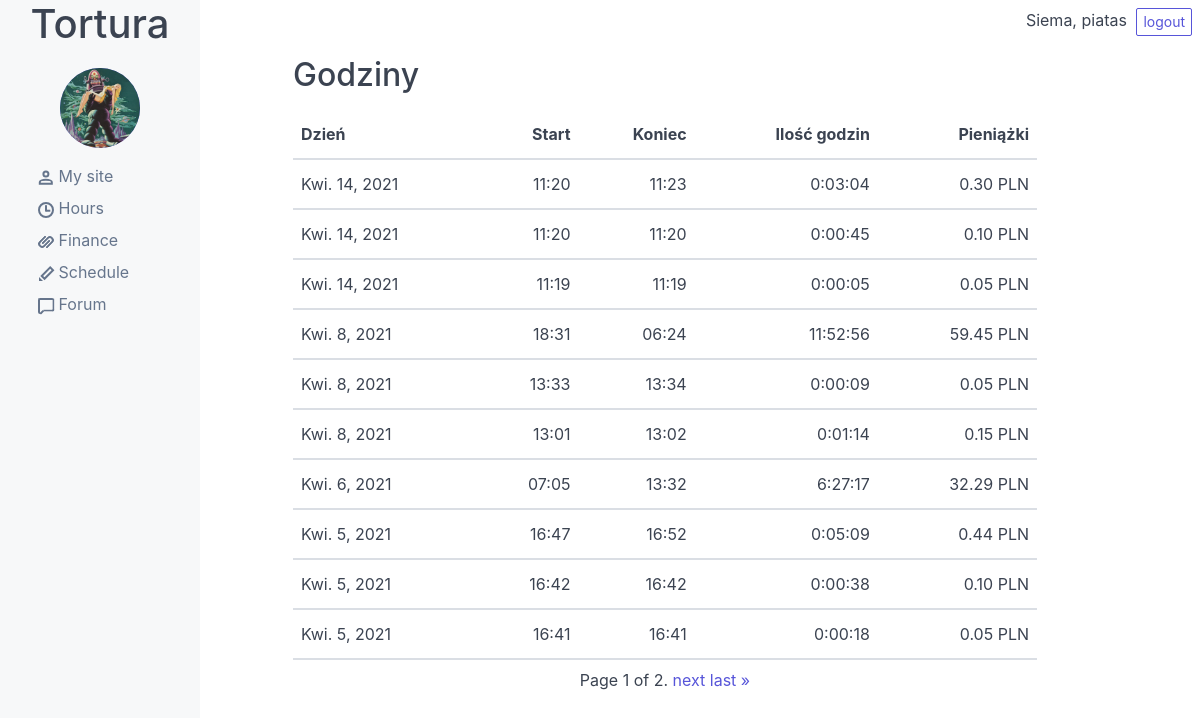
/hours/ (signed in), run on the app's committed database.
### articles/models.py (models this page shows, shortened)
class Profile(models.Model):
    user = models.OneToOneField(User, null=True, on_delete=models.CASCADE)
    image = models.ImageField(default='default.jpg', upload_to='profile_pics')
    rate = models.FloatField(null=True)
    logged = models.BooleanField(default=False)

class HoursWorked(models.Model):
    user = models.ForeignKey(User, on_delete=models.SET_NULL, null=True)
    day = models.DateField(auto_now_add=True)
    start = models.DateTimeField()
    finish = models.DateTimeField(null=True)
    salary = models.FloatField(null=True)
    objects = HoursWorkedManager()
    class Meta:
        ordering = ['-day', '-start']
    def duration(self):
        if self.finish:
            return str(self.finish - self.start).split('.')[0]
        return ''

### articles/views.py (the view)
# urls.py: path('hours/', HoursListView.as_view(), name='hours'),
class HoursListView(LoginRequiredMixin, ListView):
    template_name = 'articles/hours.html'
    paginate_by = 10
    model = HoursWorked
    def get_queryset(self):
        return HoursWorked.objects.filter(user=self.request.user)

### articles/templates/articles/hours.html (shortened to what this page needs)
{% extends 'base.html' %}
{% load static %}
{% block content %}
<h2>Godziny</h2>
<div style="margin-top: 15px;">
    <table class="table table-hover">
        <thead>
            <tr>
                <th>Dzień</th>
                <th style="text-align: right;">Start</th>
                <th style="text-align: right;">Koniec</th>
                <th style="text-align: right;">Ilość godzin</th>
                <th style="text-align: right;">Pieniążki</th>
            </tr>
        </thead>
        <tbody>
            {% for day in page_obj %}
            <tr>
                <th class="table-font">{{ day.day }}</th>
                <th class="table-font" style="text-align: right;">{{day.start|time:"H:i"}}</th>
                <th class="table-font" style="text-align: right;">{{day.finish|time:"H:i"}}</th>
                <th id="timer" class="table-font" style="text-align: right;">{{ day.duration}}</th>
                <th class="table-font" style="text-align: right;">
                    {% if day.salary %}
                    {{ day.salary|floatformat:2}} PLN
                    {% else %}
                    <span id="salary_counter"> {{ day.salary|floatformat:2 }} PLN </span>
                    {% endif %}
                </th>
            </tr>
            {% endfor %}
        </tbody>
    </table>
<div class="pagination" style="justify-content: center;">
    <span class="step-links">
        <span class="current">
            Page {{ page_obj.number }} of {{ page_obj.paginator.num_pages }}.
        </span>
        {% if page_obj.has_next %}
            <a href="?page={{ page_obj.next_page_number }}">next</a>
            <a href="?page={{ page_obj.paginator.num_pages }}">last &raquo;</a>
        {% endif %}
    </span>
</div>
{% endblock %}

### templates/base.html (shortened to what this page needs)
{% load static %}
<!DOCTYPE html>
<html>
    <head>
        <link rel="stylesheet" href="{% static 'articles/css/spectre.css' %}">
        <link rel="stylesheet" href="{% static 'articles/css/spectre-exp.css' %}">
        <link rel="stylesheet" href="{% static 'articles/css/spectre-icons.css' %}">
        <link rel="stylesheet" href="{% static 'articles/css/style.css' %}">
    </head>
    <body>
        <div class="off-canvas off-canvas-sidebar-show body">
            <div id="sidebar-id" class="off-canvas-sidebar navbar-body">
                <div class="navbar-header">
                    <h1>Tortura</h1>
                    <figure class="avatar avatar-size">
                        <img class="icon icon-file" src="{{ user.profile.image.url }}" />
                    </figure>
                </div>
                <div class="navbar-menu mt-2">
                    <ul class="nav">
                        <li class="nav-item">
                            <a href="{% url 'articles:my-site' %}">
                                <i class="icon icon-people"></i>
                                My site
                            </a>
                        </li>
                        <li class="nav-item">
                            <a href="{% url 'articles:hours' %}">
                                <i class="icon icon-time"></i>
                                Hours
                            </a>
                        </li>
                        <li class="nav-item">
                            <a href="{% url 'articles:finance' %}">
                                <i class="icon icon-link"></i>
                                Finance
                            </a>
                        </li>
                        <li class="nav-item">
                            <a href="{% url 'articles:schedule' %}">
                                <i class="icon icon-edit"></i>
                                Schedule
                            </a>
                        </li>
                        <li class="nav-item">
                            <a href="{% url 'articles:home' %}">
                                <i class="icon icon-message"></i>
                                Forum
                            </a>
                        </li>
                    </ul>
                </div>
            </div>
            <div class="off-canvas-content">
                <header>
                    <div class="top">
                        <span>Siema, {{ request.user }}</span>
                        <span style="margin-left: 5px">
                            <a class="btn btn-sm" href="{% url 'logout' %}"> logout </a>
                        </span>
                    </div>
                </header>
                <div class="off-canvas content-overflow" style="margin-top: 20px;">
                    <div class="container col-10 col-md-11" style="margin-left: 5px;">
                        {% block content %}
                        {% endblock %}
                    </div>
                </div>
            </div>
        </div>
    </body>
</html>

### articles/static/articles/css/spectre.css (style rules this page uses)
html { font-family: sans-serif; -webkit-text-size-adjust: 100%; -ms-text-size-adjust: 100%; }
body { margin: 0; }
article, aside, footer, header, nav, section { display: block; }
h1 { font-size: 2em; margin: .67em 0; }
figcaption, figure, main { display: block; }
a { background-color: transparent; -webkit-text-decoration-skip: objects; }
img { border-style: none; }
*, *::before, *::after { box-sizing: inherit; }
html { box-sizing: border-box; font-size: 20px; line-height: 1.5; -webkit-tap-highlight-color: transparent; }
body { background: #fff; color: #3b4351; font-family: -apple-system, system-ui, BlinkMacSystemFont, "Segoe UI", Roboto, "Helvetica Neue", sans-serif; font-size: .8rem; overflow-x: hidden; text-rendering: optimizeLegibility; }
a { color: #5755d9; outline: none; text-decoration: none; }
h1, h2, h3, h4, h5, h6 { color: inherit; font-weight: 500; line-height: 1.2; margin-bottom: .5em; margin-top: 0; }
h1, .h1 { font-size: 2rem; }
h2, .h2 { font-size: 1.6rem; }
a, ins, u { -webkit-text-decoration-skip: ink edges; text-decoration-skip: ink edges; }
ul, ol { margin: .8rem 0 .8rem .8rem; padding: 0; }
ul li, ol li { margin-top: .4rem; }
ul { list-style: disc inside; }
.table { border-collapse: collapse; border-spacing: 0; text-align: left; width: 100%; }
.table td, .table th { border-bottom: .05rem solid #dadee4; padding: .6rem .4rem; }
.table th { border-bottom-width: .1rem; }
.btn { -webkit-appearance: none; -moz-appearance: none; appearance: none; background: #fff; border: .05rem solid #5755d9; border-radius: .1rem; color: #5755d9; cursor: pointer; display: inline-block; font-size: .8rem; height: 1.8rem; line-height: 1.2rem; outline: none; padding: .25rem .4rem; text-align: center; text-decoration: none; transition: background .2s, border .2s, box-shadow .2s, color .2s; -webkit-user-select: none; -moz-user-select: none; -ms-user-select: none; user-select: none; vertical-align: middle; white-space: nowrap; }
.btn.btn-sm { font-size: .7rem; height: 1.4rem; padding: .05rem .3rem; }
.container { margin-left: auto; margin-right: auto; padding-left: .4rem; padding-right: .4rem; width: 100%; }
.col-10 { width: 83.33333333%; }
.avatar { background: #5755d9; border-radius: 50%; color: rgba(255, 255, 255, .85); display: inline-block; font-size: .8rem; font-weight: 300; height: 1.6rem; line-height: 1.25; margin: 0; position: relative; vertical-align: middle; width: 1.6rem; }
.avatar img { border-radius: 50%; height: 100%; position: relative; width: 100%; z-index: 1; }
.nav { display: -ms-flexbox; display: flex; -ms-flex-direction: column; flex-direction: column; list-style: none; margin: .2rem 0; }
.nav .nav-item a { color: #66758c; padding: .2rem .4rem; text-decoration: none; }
.pagination { display: -ms-flexbox; display: flex; list-style: none; margin: .2rem 0; padding: .2rem 0; }
.mt-2 { margin-top: .4rem !important; }

### articles/static/articles/css/spectre-exp.css (style rules this page uses)
.off-canvas { display: -ms-flexbox; display: flex; -ms-flex-flow: nowrap; flex-flow: nowrap; height: 100%; position: relative; width: 100%; }
.off-canvas .off-canvas-sidebar { background: #f7f8f9; bottom: 0; left: 0; min-width: 10rem; overflow-y: auto; position: fixed; top: 0; transform: translateX(-100%); transition: transform .25s; z-index: 200; }
.off-canvas .off-canvas-content { -ms-flex: 1 1 auto; flex: 1 1 auto; height: 100%; padding: .4rem .4rem .4rem 4rem; }
@media (min-width: 960px) { .off-canvas.off-canvas-sidebar-show .off-canvas-sidebar { -ms-flex: 0 0 auto; flex: 0 0 auto; position: relative; transform: none; } }

### articles/static/articles/css/style.css (style rules this page uses)
.table-font { font-weight: normal; }
.navbar-menu { margin-left: 30px; }
.navbar-header { text-align: center; }
.navbar-body { min-height: 100vh; }
.content-overflow { overflow: auto; height: 90vh; }
.body { overflow: hidden; height: 100vh; }
.top { text-align: right; }
.avatar-size { height: 4rem; width: 4rem; }
@media (min-width: 760px) { .off-canvas.off-canvas-sidebar-show .off-canvas-sidebar { -ms-flex: 0 0 auto; flex: 0 0 auto; position: relative; transform: none; } }

### data on the page
HoursWorked: day "Kwi. 14, 2021", start "11:20", finish "11:23", salary "0.30"
HoursWorked: day "Kwi. 14, 2021", start "11:20", finish "11:20", duration "0:00:45", salary "0.10"
HoursWorked: day "Kwi. 14, 2021", start "11:19", finish "11:19", duration "0:00:05", salary "0.05"
HoursWorked: day "Kwi. 8, 2021", start "18:31", finish "06:24", duration "11:52:56", salary "59.45"
HoursWorked: day "Kwi. 8, 2021", start "13:33", finish "13:34", duration "0:00:09", salary "0.05"
HoursWorked: day "Kwi. 8, 2021", start "13:01", finish "13:02", duration "0:01:14", salary "0.15"
HoursWorked: day "Kwi. 6, 2021", start "07:05", finish "13:32", duration "6:27:17", salary "32.29"
HoursWorked: day "Kwi. 5, 2021", start "16:47", finish "16:52", duration "0:05:09", salary "0.44"
HoursWorked: day "Kwi. 5, 2021", start "16:42", finish "16:42", duration "0:00:38", salary "0.10"
HoursWorked: day "Kwi. 5, 2021", start "16:41", finish "16:41", duration "0:00:18", salary "0.05"

### other printed values
{{ request.user }} "piatas"
{{ page_obj.number }} "1"
{{ page_obj.paginator.num_pages }} "2"
